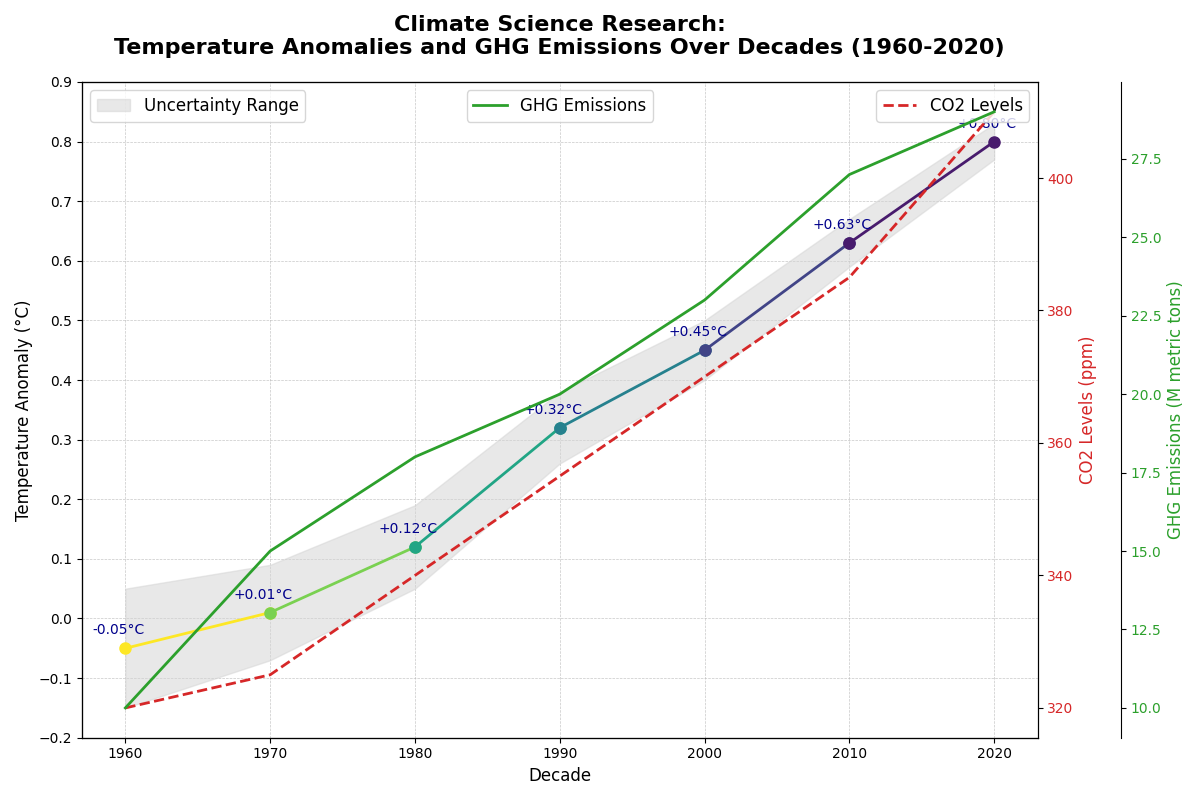

Write Python code to recreate this figure.
import matplotlib.pyplot as plt
import numpy as np
import matplotlib.cm as cm
import matplotlib.colors as mcolors

# Existing data
decades = np.array([1960, 1970, 1980, 1990, 2000, 2010, 2020])
temperature_anomalies = np.array([-0.05, 0.01, 0.12, 0.32, 0.45, 0.63, 0.80])
uncertainties = np.array([0.1, 0.08, 0.07, 0.06, 0.05, 0.04, 0.03])
co2_levels = np.array([320, 325, 340, 355, 370, 385, 410])

# New data: hypothetical greenhouse gas (GHG) emissions (in million metric tons)
ghg_emissions = np.array([10, 15, 18, 20, 23, 27, 29])

norm = mcolors.Normalize(vmin=min(temperature_anomalies), vmax=max(temperature_anomalies))
cmap = cm.viridis

fig, ax = plt.subplots(figsize=(12, 8))

ax.fill_between(decades, temperature_anomalies - uncertainties, temperature_anomalies + uncertainties, 
                color='lightgray', alpha=0.5, label='Uncertainty Range')

shuffled_colors = [cmap(norm(temp)) for temp in reversed(temperature_anomalies)]

for i in range(len(decades) - 1):
    ax.plot(decades[i:i+2], temperature_anomalies[i:i+2], marker='o', 
            color=shuffled_colors[i], markersize=8, linewidth=2)

for decade, anomaly in zip(decades, temperature_anomalies):
    ax.annotate(f'{anomaly:+.2f}°C', xy=(decade, anomaly), xytext=(-5, 10),
                textcoords='offset points', ha='center', fontsize=10, color='darkblue')

ax.set_title('Climate Science Research:\nTemperature Anomalies and GHG Emissions Over Decades (1960-2020)', 
             fontsize=16, fontweight='bold', pad=20)
ax.set_xlabel('Decade', fontsize=12)
ax.set_ylabel('Temperature Anomaly (°C)', fontsize=12)

ax.grid(True, which='both', linestyle='--', linewidth=0.5, alpha=0.7)
ax.set_axisbelow(True)
ax.set_yticks(np.arange(-0.2, 1.0, 0.1))

ax.legend(loc='upper left', fontsize=12)

# Additional y-axis for CO2 Levels
ax2 = ax.twinx()
ax2.plot(decades, co2_levels, color='tab:red', linestyle='--', linewidth=2, label='CO2 Levels')
ax2.set_ylabel('CO2 Levels (ppm)', fontsize=12, color='tab:red')
ax2.tick_params(axis='y', labelcolor='tab:red')
ax2.legend(loc='upper right', fontsize=12)

# New plot for GHG Emissions
ax3 = ax.twinx()
ax3.spines['right'].set_position(('outward', 60))
ax3.plot(decades, ghg_emissions, color='tab:green', linestyle='-', linewidth=2, label='GHG Emissions')
ax3.set_ylabel('GHG Emissions (M metric tons)', fontsize=12, color='tab:green')
ax3.tick_params(axis='y', labelcolor='tab:green')
ax3.legend(loc='upper center', fontsize=12)

plt.tight_layout()
plt.show()
